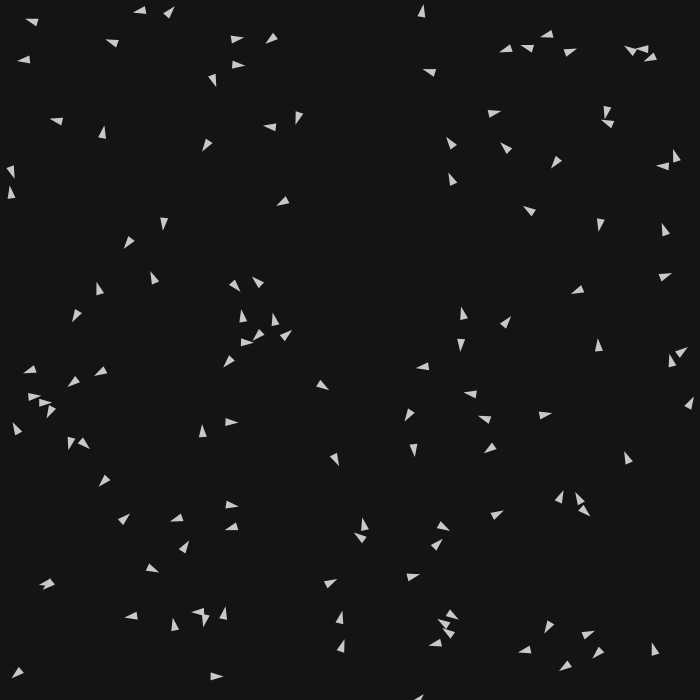
Frame 1 (no input)
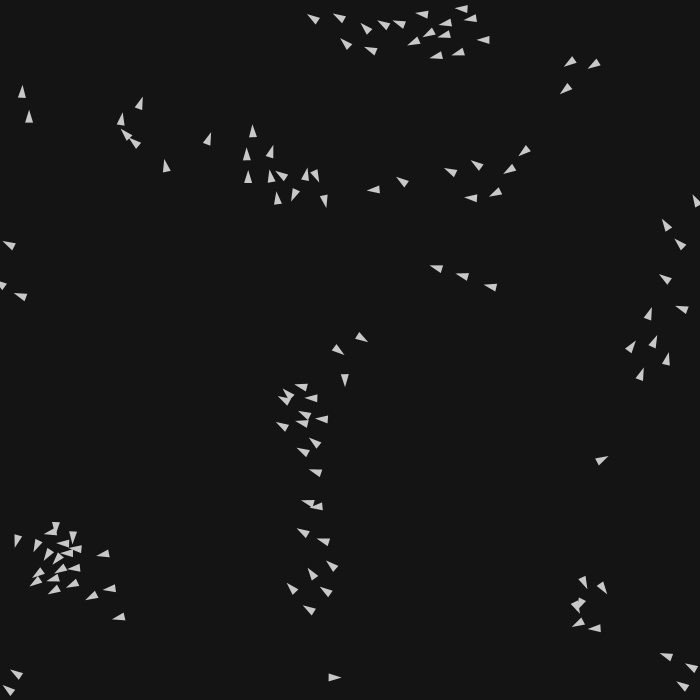
Frame 60 (the mouse pressed at the canvas centre just before this capture)
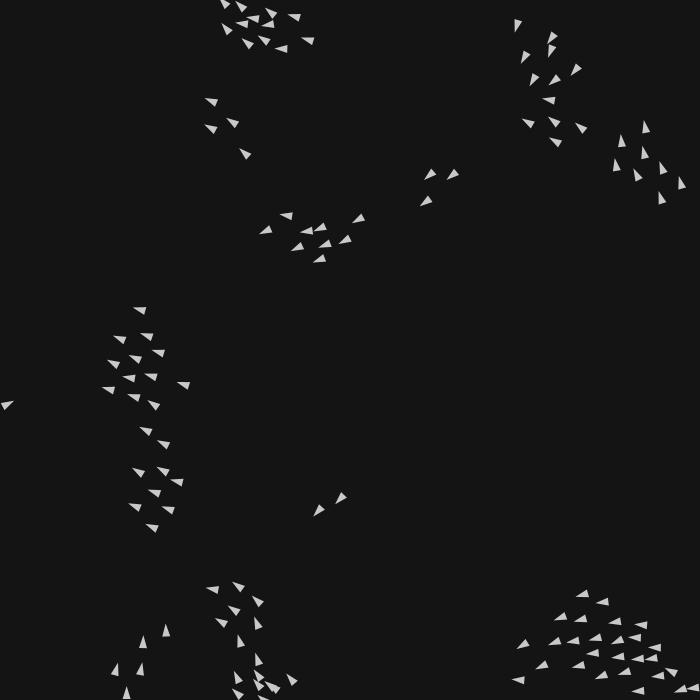
Frame 120 (the mouse held since frame 60 and released just before this capture)

The Processing sketch that drew these frames (run headless with seeded random() and noise(); from frame 60 on, the mouse is pressed at the canvas centre):

// Processing sketch: Boids
// ── Boids.pde
ArrayList<Boid> boids;
int N = 120;
void setup() {
  size(700, 700);
  boids = new ArrayList<Boid>();
  for (int i = 0; i < N; i++) {
    boids.add(new Boid(random(width), random(height)));
  }
}

void draw() {
  background(20);
 for (Boid b : boids) {
  b.flock(boids);
  b.update();
  b.wrap();
  b.show();
}
}
class Boid{
  PVector pos, vel;
  
  Boid(float x, float y){
    this.pos = new PVector(x,y);
    this.vel = PVector.random2D();   // une direction au hasard (vecteur unitaire)
    this.vel.mult(2);
  }
  PVector cohesion(ArrayList<Boid> boids) {
  float r = 50;
  PVector center = new PVector(0, 0);
  int count = 0;
  for (Boid other : boids) {
    float d = PVector.dist(pos, other.pos);
    if (other != this && d < r) {
      center.add(other.pos);    // on somme les positions des voisins
      count++;
    }
  }
  if (count > 0) {
    center.div(count);                       // barycentre = moyenne
    PVector dir = PVector.sub(center, pos);  // moi -> barycentre (comme la gravité)
    dir.normalize();                         // on garde juste la DIRECTION
    return dir;
  }
  return new PVector(0, 0);                   // pas de voisin : aucune force
}

PVector alignment(ArrayList<Boid> boids) {
  float r = 50;
  PVector avg = new PVector(0, 0);
  int count = 0;
  for (Boid other : boids) {
    float d = PVector.dist(pos, other.pos);
    if (other != this && d < r) {
      avg.add(other.vel);     // on somme les VITESSES, pas les positions
      count++;
    }
  }
  if (count > 0) { avg.div(count); avg.normalize(); }
  return avg;
}

PVector separation(ArrayList<Boid> boids) {
  float r = 25;                              // rayon court
  PVector steer = new PVector(0, 0);
  int count = 0;
  for (Boid other : boids) {
    float d = PVector.dist(pos, other.pos);
    if (other != this && d < r) {
      PVector away = PVector.sub(pos, other.pos);  // voisin -> moi (je fuis)
      away.normalize();
      away.mult(1/d);            // proche = pousse fort (inverse de la distance)
      steer.add(away);
      count++;
    }
  }
  if (count > 0) { steer.div(count); steer.normalize(); }
  return steer;
}

  void update(){
    pos.add(vel);
  }
  void show() {
  float angle = vel.heading();
  fill(200);
  noStroke();
  pushMatrix();
  translate(pos.x, pos.y);   // on se place sur le boid
  rotate(angle);             // on tourne selon sa direction
  triangle(8, 0, -5, 4, -5, -4);
  popMatrix();
}
  void wrap() {
  if (pos.x < 0)      pos.x = width;
  if (pos.x > width)  pos.x = 0;
  if (pos.y < 0)      pos.y = height;
  if (pos.y > height) pos.y = 0;
}

void flock(ArrayList<Boid> boids) {
  PVector sep = separation(boids);
  PVector ali = alignment(boids);
  PVector coh = cohesion(boids);

  sep.mult(1.5);   // séparation prioritaire
  ali.mult(1.0);
  coh.mult(1.0);

  PVector force = new PVector(0, 0);
  force.add(sep);
  force.add(ali);
  force.add(coh);
  force.mult(0.2);   // "agilité" : à quelle vitesse le boid tourne

  vel.add(force);     // v += force   <-- identique à ta planète et tes particules !
  vel.limit(3);       // on plafonne la vitesse : un boid n'accélère pas à l'infini
}
}
